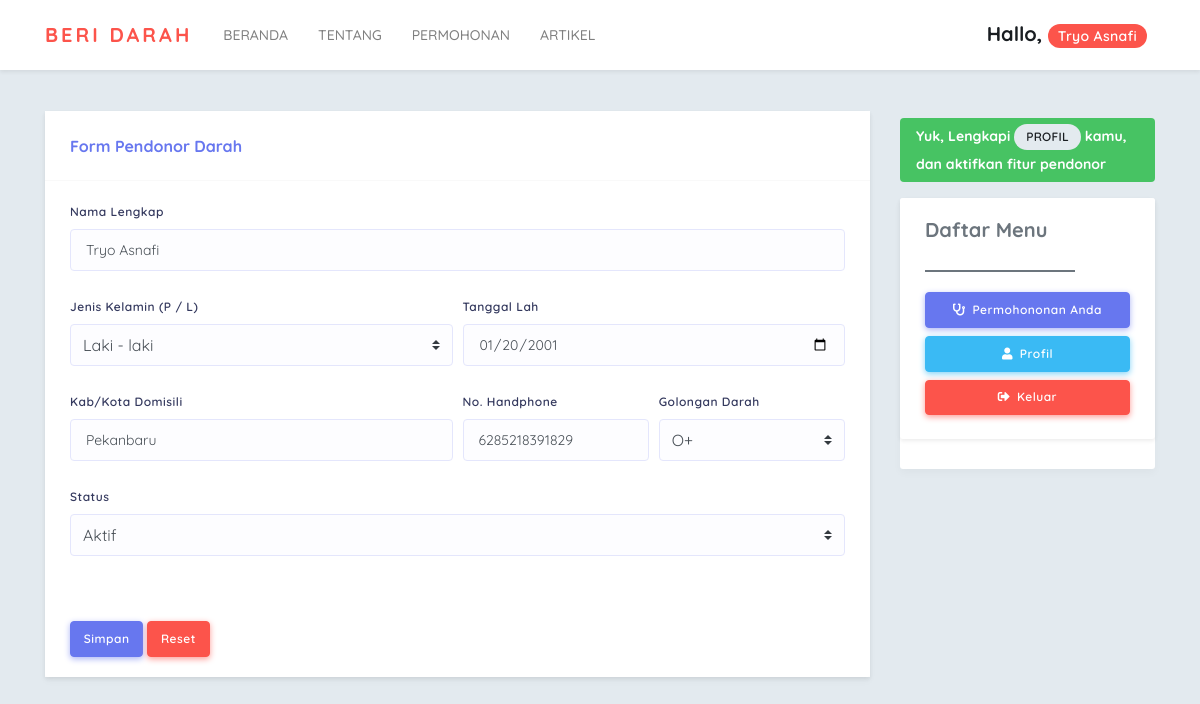
/user/edit_profile.php (signed in), run on the app's committed database.
### tables this page shows
CREATE TABLE `user` (
  `id_user` int(11) NOT NULL,
  `name` varchar(255) NOT NULL,
  `email` varchar(255) NOT NULL,
  `password` varchar(255) NOT NULL,
  `level` varchar(15) NOT NULL,
  `created_date` datetime NOT NULL DEFAULT CURRENT_TIMESTAMP,
  `updated_date` datetime DEFAULT NULL
);

CREATE TABLE `donor` (
  `id_donor` int(11) NOT NULL,
  `id_user` int(11) DEFAULT NULL,
  `name` varchar(255) DEFAULT NULL,
  `gender` varchar(1) DEFAULT NULL,
  `birthday` date DEFAULT NULL,
  `domicile_city` varchar(255) DEFAULT NULL,
  `phone` varchar(15) DEFAULT NULL,
  `blood_group` varchar(3) DEFAULT NULL,
  `is_active` tinyint(1) DEFAULT '1',
  `created_date` datetime NOT NULL DEFAULT CURRENT_TIMESTAMP,
  `updated_date` datetime DEFAULT NULL
);

### user/edit_profile.php (the view, shortened to what this page needs)
<?php
include_once("../config/database.php");
$email = $_SESSION['user']->email;
$data = $conn->query("SELECT * FROM user WHERE email = '$email'")->fetch_object();
?>
<!DOCTYPE html>
<html lang="en">
<head>
    <link rel="stylesheet" href="https://cdn.jsdelivr.net/npm/bootstrap@4.5.3/dist/css/bootstrap.min.css">
    <link rel="stylesheet" href="https://use.fontawesome.com/releases/v5.7.2/css/all.css">
    <link rel="stylesheet" href="../assets/css/style.css">
    <link rel="stylesheet" href="../assets/css/components.css">
</head>
<body class="bg-light">
    <nav class="navbar navbar-expand-lg navbar-light bg-white shadow-sm" style="left: 0px; position: relative">
        <div class="container-lg">
            <a class="navbar-brand text-uppercase text-danger font-weight-bolder" href="#">Beri Darah</a>
            <div class="collapse navbar-collapse" id="navbarSupportedContent">
                <ul class="navbar-nav mr-auto text-uppercase font-weight-bold">
                    <li class="nav-item">
                        <a class="nav-link" href="#">Beranda <span class="sr-only">(current)</span></a>
                    </li>
                    <li class="nav-item">
                        <a class="nav-link" href="#">Tentang</a>
                    </li>
                    <li class="nav-item">
                        <a class="nav-link" href="#">Permohonan</a>
                    </li>
                    <li class="nav-item">
                        <a class="nav-link" href="#">Artikel</a>
                    </li>
                </ul>
            </div>
            <h5 class="mr-2 navbar-text text-dark my-0">
                Hallo, <span class="badge badge-danger badge-pill"><?= $data->name; ?> </span>
            </h5>
        </div>
    </nav>
    <div class="container-lg">
        <div class="row my-5">
            <div class="col-md-9 order-2 order-md-1">
                <div class="bg-white shadow-sm">
                    <section class="section">
                        <div class="section-body">
                            <form class="card" action="" method="POST">
                                <div class="card-header">
                                    <h4>Form Pendonor Darah</h4>
                                </div>
                                <?php
                                $id_user = $_SESSION['user']->id_user;
                                $data = $conn->query("SELECT * FROM donor WHERE id_user = '$id_user'")->fetch_object();
                                $id_donor = $name = $gender = $birthday = $domicile_city = $phone = $blood_group = $is_active = NULL;
                                if ($data != NULL) {
                                    $name = $data->name;
                                    $gender = $data->gender;
                                    $birthday = $data->birthday;
                                    $domicile_city = $data->domicile_city;
                                    $phone = $data->phone;
                                    $blood_group = $data->blood_group;
                                    $is_active = $data->is_active;
                                }
                                ?>
                                <div class="card-body">
                                    <div class="form-group">
                                        <label for="name">Nama Lengkap</label>
                                        <input type="text" class="form-control" id="name" name="fullname" value="<?= $name ?>" placeholder="Nama Anda...">
                                    </div>
                                    <div class="form-row">
                                        <div class="form-group col-md-6">
                                            <label for="gender">Jenis Kelamin (P / L)</label>
                                            <select class="custom-select" id="gender" name="gender">
                                                <option <?= ($gender == 'L') ? 'selected' : '' ?> value="L">Laki - laki</option>
                                            </select>
                                        </div>
                                        <div class="form-group col-md-6">
                                            <label for="inputBirthday">Tanggal Lah</label>
                                            <input type="date" class="form-control" id="inputBirthday" name="birthday" value="<?= $birthday ?>">
                                        </div>
                                    </div>
                                    <div class="form-row">
                                        <div class="form-group col-md-6">
                                            <label for="inputDomicile">Kab/Kota Domisili</label>
                                            <input type="text" class="form-control" id="inputDomicile" name="domicile_city" placeholder="Pekanbaru" value="<?= $domicile_city ?>">
                                        </div>
                                        <div class=" form-group col-md-3">
                                            <label for="inputPhone">No. Handphone</label>
                                            <input type="text" class="form-control" id="inputPhone" name="phone" placeholder="08xxxxxxxx" value="<?= $phone ?>">
                                        </div>
                                        <div class=" form-group col-md-3">
                                            <label for="inputBloodGroup">Golongan Darah</label>
                                            <select class="custom-select" id="inputBloodGroup" name="blood_group">
                                                <option <?= ($blood_group == 'O+') ? 'selected' : '' ?> value="O+">O+</option>
                                            </select>
                                        </div>
                                    </div>
                                    <div class="form-group">
                                        <label for="status">Status</label>
                                        <select class="custom-select" name="is_active" id="status">
                                            <option <?= ($is_active == TRUE) ? 'selected' : '' ?> value=1>Aktif</option>
                                        </select>
                                    </div>
                                </div>
                                <div class="card-footer">
                                    <button class="btn btn-primary" name="edit_profile">Simpan</button>
                                    <button class="btn btn-danger" type="reset">Reset</button>
                                </div>
                            </form>
                        </div>
                    </section>
                </div>
            </div>
            <div class="col-md-3 order-1 order-md-2">
                <div class="bg-success px-3 mb-2 rounded text-white">
                    <p class="font-weight-bold py-1">Yuk, Lengkapi <a class="" href=""><span class="badge badge-light badge-sm">PROFIL</span></a> kamu, dan aktifkan fitur pendonor </p>
                </div>
                <div class="card">
                    <div class="card-body bg-white card shadow-sm">
                        <h5 class="card-title">Daftar Menu</h5>
                        <hr align="left" style="border-top: 2px solid" width="150rem">
                        <ul class="nav flex-column">
                            <li class="nav-item py-1">
                                <a class="nav-link btn btn-primary" href="index.php"><i class="fas fa-stethoscope"></i> Permohononan Anda</a>
                            </li>
                            <li class="nav-item py-1">
                                <a class="nav-link btn btn-info" href="profile.php"><i class="fas fa-user"></i> Profil</a>
                            </li>
                            <li class="nav-item py-1">
                                <a class="nav-link btn btn-danger" href="../logout.php"><i class="fas fa-sign-out-alt"></i> Keluar</a>
                            </li>
                        </ul>
                    </div>
                </div>
            </div>
        </div>
    </div>
</body>
</html>

### user/edit_profile.php (style rules this page uses)
body { font-family: 'Quicksand', sans-serif; }

### data on the page
user: name "Tryo Asnafi"
donor: fullname "Tryo Asnafi", gender "Laki - laki", birthday "01/20/2001", domicile_city "Pekanbaru", phone "6285218391829", blood_group "O+", is_active "Aktif"
